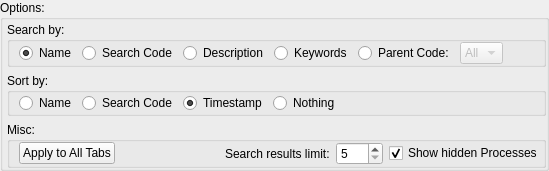
<?xml version="1.0" encoding="UTF-8"?>
<ui version="4.0">
 <class>searchOptionsGroupBox</class>
 <widget class="QGroupBox" name="searchOptionsGroupBox">
  <property name="maximumSize">
   <size>
    <width>16777215</width>
    <height>167</height>
   </size>
  </property>
  <property name="windowTitle">
   <string>GroupBox</string>
  </property>
  <property name="title">
   <string>Options:</string>
  </property>
  <property name="flat">
   <bool>true</bool>
  </property>
  <layout class="QVBoxLayout" name="verticalLayout">
   <property name="leftMargin">
    <number>4</number>
   </property>
   <property name="topMargin">
    <number>2</number>
   </property>
   <property name="rightMargin">
    <number>0</number>
   </property>
   <property name="bottomMargin">
    <number>0</number>
   </property>
   <item>
    <widget class="QGroupBox" name="searchByGroupBox">
     <property name="title">
      <string>Search by:</string>
     </property>
     <property name="flat">
      <bool>true</bool>
     </property>
     <layout class="QHBoxLayout" name="horizontalLayout_2">
      <property name="spacing">
       <number>6</number>
      </property>
      <property name="topMargin">
       <number>0</number>
      </property>
      <property name="rightMargin">
       <number>0</number>
      </property>
      <property name="bottomMargin">
       <number>0</number>
      </property>
      <item>
       <widget class="QRadioButton" name="searchNameRadioButton">
        <property name="text">
         <string>Name</string>
        </property>
        <property name="checked">
         <bool>true</bool>
        </property>
       </widget>
      </item>
      <item>
       <widget class="QRadioButton" name="searchCodeRadioButton">
        <property name="text">
         <string>Search Code</string>
        </property>
       </widget>
      </item>
      <item>
       <widget class="QRadioButton" name="searchDescriptionRadioButton">
        <property name="text">
         <string>Description</string>
        </property>
       </widget>
      </item>
      <item>
       <widget class="QRadioButton" name="searchKeywordsRadioButton">
        <property name="text">
         <string>Keywords</string>
        </property>
       </widget>
      </item>
      <item>
       <widget class="QRadioButton" name="searchParentCodeRadioButton">
        <property name="text">
         <string>Parent Code:</string>
        </property>
        <property name="checked">
         <bool>false</bool>
        </property>
       </widget>
      </item>
      <item>
       <widget class="QComboBox" name="parentsComboBox">
        <property name="enabled">
         <bool>false</bool>
        </property>
        <property name="insertPolicy">
         <enum>QComboBox::NoInsert</enum>
        </property>
        <item>
         <property name="text">
          <string>All</string>
         </property>
        </item>
       </widget>
      </item>
      <item>
       <spacer name="horizontalSpacer_2">
        <property name="orientation">
         <enum>Qt::Horizontal</enum>
        </property>
        <property name="sizeHint" stdset="0">
         <size>
          <width>40</width>
          <height>20</height>
         </size>
        </property>
       </spacer>
      </item>
     </layout>
    </widget>
   </item>
   <item>
    <widget class="QGroupBox" name="sortByGroupBox">
     <property name="title">
      <string>Sort by:</string>
     </property>
     <property name="flat">
      <bool>true</bool>
     </property>
     <layout class="QHBoxLayout" name="horizontalLayout">
      <property name="spacing">
       <number>6</number>
      </property>
      <property name="topMargin">
       <number>0</number>
      </property>
      <property name="rightMargin">
       <number>0</number>
      </property>
      <property name="bottomMargin">
       <number>0</number>
      </property>
      <item>
       <widget class="QRadioButton" name="sortNameRadioButton">
        <property name="text">
         <string>Name</string>
        </property>
       </widget>
      </item>
      <item>
       <widget class="QRadioButton" name="sortCodeRadioButton">
        <property name="text">
         <string>Search Code</string>
        </property>
       </widget>
      </item>
      <item>
       <widget class="QRadioButton" name="sortTimestampRadioButton">
        <property name="text">
         <string>Timestamp</string>
        </property>
        <property name="checked">
         <bool>true</bool>
        </property>
       </widget>
      </item>
      <item>
       <widget class="QRadioButton" name="sortNothingRadioButton">
        <property name="text">
         <string>Nothing</string>
        </property>
       </widget>
      </item>
      <item>
       <spacer name="horizontalSpacer">
        <property name="orientation">
         <enum>Qt::Horizontal</enum>
        </property>
        <property name="sizeHint" stdset="0">
         <size>
          <width>40</width>
          <height>20</height>
         </size>
        </property>
       </spacer>
      </item>
     </layout>
    </widget>
   </item>
   <item>
    <widget class="QGroupBox" name="miscGroupBox">
     <property name="title">
      <string>Misc:</string>
     </property>
     <property name="flat">
      <bool>true</bool>
     </property>
     <layout class="QHBoxLayout" name="horizontalLayout_3">
      <property name="spacing">
       <number>6</number>
      </property>
      <property name="topMargin">
       <number>0</number>
      </property>
      <property name="rightMargin">
       <number>0</number>
      </property>
      <property name="bottomMargin">
       <number>0</number>
      </property>
      <item>
       <widget class="QPushButton" name="saveAsDefaultsPushButton">
        <property name="text">
         <string>Apply to All Tabs</string>
        </property>
       </widget>
      </item>
      <item>
       <spacer name="horizontalSpacer_4">
        <property name="orientation">
         <enum>Qt::Horizontal</enum>
        </property>
        <property name="sizeHint" stdset="0">
         <size>
          <width>40</width>
          <height>20</height>
         </size>
        </property>
       </spacer>
      </item>
      <item>
       <widget class="QLabel" name="label">
        <property name="text">
         <string>Search results limit:</string>
        </property>
       </widget>
      </item>
      <item>
       <widget class="QSpinBox" name="displayLimitSpinBox">
        <property name="minimum">
         <number>5</number>
        </property>
        <property name="maximum">
         <number>200</number>
        </property>
        <property name="singleStep">
         <number>5</number>
        </property>
       </widget>
      </item>
      <item>
       <widget class="QCheckBox" name="showAllProcessCheckBox">
        <property name="text">
         <string>Show hidden Processes</string>
        </property>
        <property name="checked">
         <bool>true</bool>
        </property>
       </widget>
      </item>
     </layout>
    </widget>
   </item>
  </layout>
 </widget>
 <tabstops>
  <tabstop>searchNameRadioButton</tabstop>
  <tabstop>searchCodeRadioButton</tabstop>
  <tabstop>searchDescriptionRadioButton</tabstop>
  <tabstop>searchKeywordsRadioButton</tabstop>
  <tabstop>sortNameRadioButton</tabstop>
  <tabstop>sortCodeRadioButton</tabstop>
  <tabstop>sortTimestampRadioButton</tabstop>
  <tabstop>sortNothingRadioButton</tabstop>
  <tabstop>showAllProcessCheckBox</tabstop>
  <tabstop>displayLimitSpinBox</tabstop>
  <tabstop>saveAsDefaultsPushButton</tabstop>
 </tabstops>
 <resources/>
 <connections>
  <connection>
   <sender>searchParentCodeRadioButton</sender>
   <signal>toggled(bool)</signal>
   <receiver>parentsComboBox</receiver>
   <slot>setEnabled(bool)</slot>
   <hints>
    <hint type="sourcelabel">
     <x>359</x>
     <y>36</y>
    </hint>
    <hint type="destinationlabel">
     <x>424</x>
     <y>40</y>
    </hint>
   </hints>
  </connection>
 </connections>
</ui>
